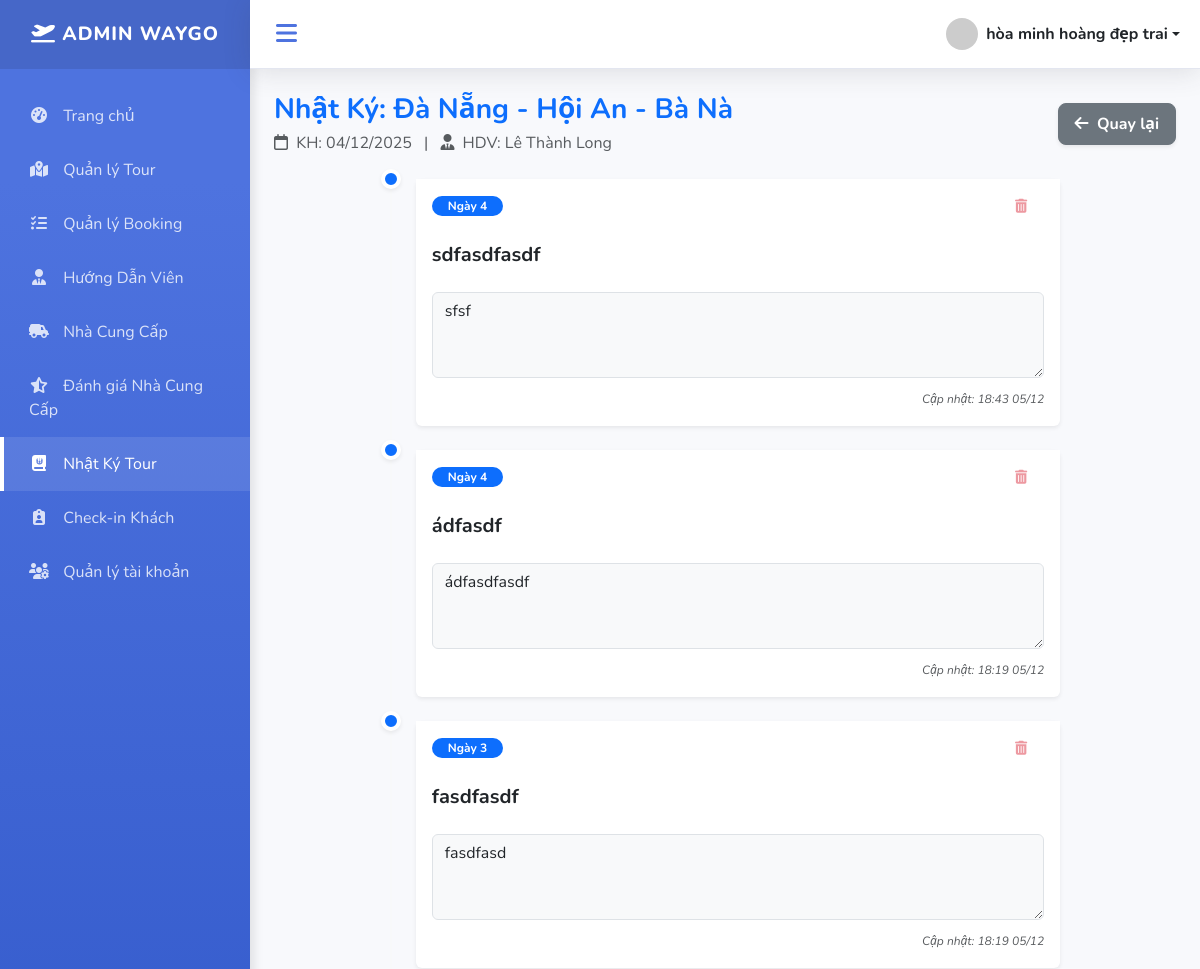
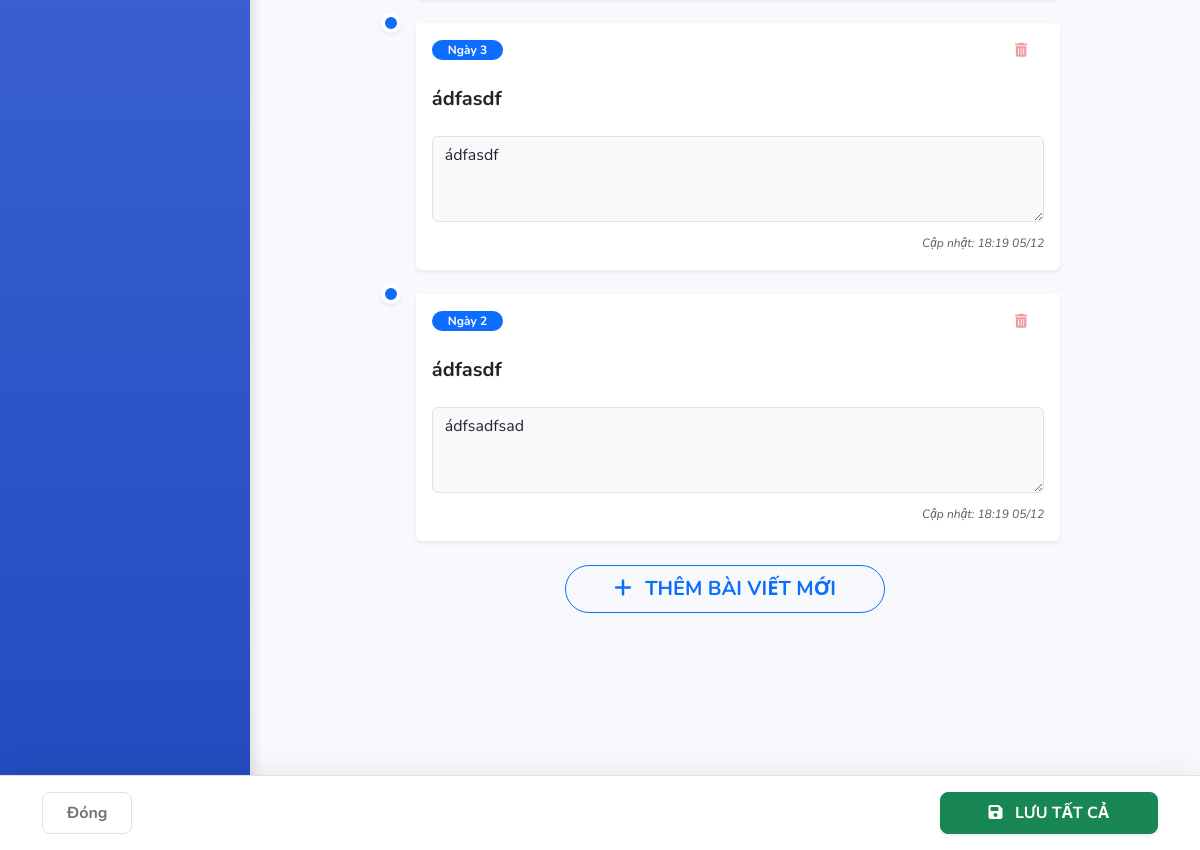
The page /index.php?action=diary_manage&booking_id=14 (signed in) on the database its author committed (2 pictures, top to bottom).
### tables this page shows
CREATE TABLE `bookings` (
  `id` int NOT NULL,
  `tour_id` int NOT NULL,
  `hdv_id` int DEFAULT NULL,
  `customer_name` varchar(255) DEFAULT NULL,
  `customer_phone` varchar(20) DEFAULT NULL,
  `phuong_tien` varchar(100) DEFAULT NULL,
  `ngay_khoi_hanh` date DEFAULT NULL,
  `so_luong` int DEFAULT NULL,
  `tong_tien` decimal(12,2) DEFAULT NULL,
  `status` enum('Chờ xử lý','Đã cọc','Hoàn tất','Hủy') DEFAULT 'Chờ xử lý',
  `created_at` timestamp NULL DEFAULT CURRENT_TIMESTAMP,
  `created_by` int DEFAULT NULL,
  `approved_by` int DEFAULT NULL,
  `approved_at` datetime DEFAULT NULL,
  `hotel_supplier_id` int DEFAULT NULL,
  `restaurant_supplier_id` int DEFAULT NULL,
  `chi_phi_phat_sinh` decimal(12,2) DEFAULT '0.00',
  `ly_do_phat_sinh` text,
  `tien_da_coc` decimal(12,2) DEFAULT '0.00'
);

CREATE TABLE `tours` (
  `id` int NOT NULL,
  `ten_tour` varchar(255) NOT NULL,
  `loai_tour` enum('Trong nước','Quốc tế','Theo yêu cầu') NOT NULL,
  `dia_diem` varchar(255) NOT NULL,
  `thoi_gian` varchar(100) DEFAULT NULL,
  `gia_tour` decimal(12,2) DEFAULT NULL,
  `mo_ta` text,
  `ngay_khoi_hanh` date DEFAULT NULL,
  `phuong_tien` varchar(100) DEFAULT NULL,
  `so_nguoi_toi_da` int DEFAULT NULL,
  `status` enum('Hoạt động','Đang tạm dừng','Hủy') DEFAULT 'Hoạt động'
);

CREATE TABLE `huong_dan_viens` (
  `id` int NOT NULL,
  `ho_ten` varchar(255) NOT NULL,
  `avatar` varchar(255) DEFAULT NULL,
  `ngay_sinh` date DEFAULT NULL,
  `so_dien_thoai` varchar(20) DEFAULT NULL,
  `email` varchar(100) DEFAULT NULL,
  `chung_chi` varchar(255) DEFAULT NULL,
  `ngon_ngu` varchar(100) DEFAULT NULL,
  `kinh_nghiem_nam` int DEFAULT NULL,
  `loai_hdv` enum('Nội địa','Quốc tế') DEFAULT NULL,
  `suc_khoe` varchar(50) DEFAULT NULL,
  `danh_gia` varchar(255) DEFAULT NULL
);

CREATE TABLE `tour_diaries` (
  `id` int NOT NULL,
  `booking_id` int NOT NULL,
  `ngay_thu` int NOT NULL COMMENT 'Ngày thứ mấy trong tour',
  `tieu_de` varchar(255) NOT NULL COMMENT 'Tiêu đề nhật ký',
  `noi_dung` text NOT NULL COMMENT 'Nội dung chi tiết',
  `created_at` timestamp NULL DEFAULT CURRENT_TIMESTAMP,
  `updated_at` timestamp NULL DEFAULT CURRENT_TIMESTAMP ON UPDATE CURRENT_TIMESTAMP
);

### controllers/TourDiaryController.php (called while the page is built, shortened)
<?php
class TourDiaryController {
    private $model;
    public function __construct() {
        $this->model = new TourDiaryModel();
    }
    public function manageDiary() {
        $booking_id = $_REQUEST['booking_id'] ?? 0;
        $data = $this->model->getBookingWithDiaries($booking_id);
        include PATH_VIEW . 'admin/tour_diaries/form.php';
    }
}

### index.php (called while the page is built, shortened)
<?php
spl_autoload_register(function ($class) {
    $fileName = "$class.php";
    $fileModel              = PATH_MODEL . $fileName;
});
require_once './routes/index.php';

### models/BaseModel.php (called while the page is built, shortened)
<?php
class BaseModel
{
    public function __construct()
    {
        $dsn = sprintf('mysql:host=%s;port=%s;dbname=%s;charset=utf8', DB_HOST, DB_PORT, DB_NAME);
        try {
            $this->pdo = new PDO($dsn, DB_USERNAME, DB_PASSWORD, DB_OPTIONS);
        } catch (PDOException $e) {
            die("Kết nối cơ sở dữ liệu thất bại: {$e->getMessage()}. Vui lòng thử lại sau.");
        }
    }
}

### models/TourDiaryModel.php (called while the page is built, shortened)
<?php
require_once "BaseModel.php";
class TourDiaryModel extends BaseModel {
    public function getBookingWithDiaries($booking_id) {
        $sqlTour = "SELECT b.*, t.ten_tour, t.thoi_gian, h.ho_ten as hdv_name
                    FROM bookings b
                    JOIN tours t ON b.tour_id = t.id
                    LEFT JOIN huong_dan_viens h ON b.hdv_id = h.id
                    WHERE b.id = ?";
        $stmt = $this->pdo->prepare($sqlTour);
        $stmt->execute([$booking_id]);
        $booking = $stmt->fetch(PDO::FETCH_ASSOC);
        if ($booking) {
            $sqlDiaries = "SELECT * FROM tour_diaries WHERE booking_id = ? ORDER BY ngay_thu DESC, created_at DESC";
            $stmtD = $this->pdo->prepare($sqlDiaries);
            $stmtD->execute([$booking_id]);
            $booking['diaries'] = $stmtD->fetchAll(PDO::FETCH_ASSOC);
            $stmtCount = $this->pdo->prepare("SELECT COUNT(*) FROM tour_schedule_days WHERE tour_id = ?");
            $stmtCount->execute([$booking['tour_id']]);
            $booking['max_days'] = $stmtCount->fetchColumn();
        }
        return $booking;
    }
}

### views/admin/tour_diaries/form.php (the view, shortened to what this page needs)
<?php include PATH_VIEW . 'layouts/header.php';
?>
<div class="d-flex justify-content-between align-items-center mb-4">
    <div>
        <h3 class="fw-bold text-primary mb-1">Nhật Ký: <?= htmlspecialchars($data['ten_tour']) ?></h3>
        <p class="text-muted mb-0">
            <i class="fa-regular fa-calendar me-1"></i> KH: <?= date('d/m/Y', strtotime($data['ngay_khoi_hanh'])) ?>
            <span class="mx-2">|</span>
            <i class="fa-solid fa-user-tie me-1"></i> HDV: <?= $data['hdv_name'] ?: 'Chưa có' ?>
        </p>
    </div>
    <a href="index.php?action=diary_list" class="btn btn-secondary shadow-sm fw-bold"><i class="fa-solid fa-arrow-left me-1"></i> Quay lại</a>
</div>
<form method="POST" id="diaryForm" class="pb-5">
    <div class="row justify-content-center">
        <div class="col-lg-9">
            <div id="diary-container" class="position-relative ps-4 border-start border-2 border-light">
                <?php if(!empty($data['diaries'])): ?>
                    <?php foreach($data['diaries'] as $d): ?>
                        <div class="card mb-4 diary-item shadow-sm border-0 position-relative" data-id="<?= $d['id'] ?>">
                            <div class="position-absolute top-0 start-0 translate-middle rounded-circle bg-primary border border-4 border-white shadow-sm" style="width: 20px; height: 20px; left: -25px !important;"></div>
                            <div class="card-header bg-white py-2 d-flex justify-content-between align-items-center border-bottom-0">
                                <span class="badge bg-primary rounded-pill px-3">Ngày <?= $d['ngay_thu'] ?></span>
                                <button type="button" class="btn btn-sm text-danger opacity-50 hover-opacity-100" onclick="deleteDiary(this, <?= $d['id'] ?>)" title="Xóa bài này"><i class="fa-solid fa-trash-can"></i></button>
                            </div>
                            <div class="card-body pt-0">
                                <div class="row g-2">
                                    <div class="col-12 mb-2">
                                        <input type="text" name="diaries[<?= $d['id'] ?>][tieu_de]" class="form-control fw-bold border-0 px-0 fs-5 text-dark" value="<?= htmlspecialchars($d['tieu_de']) ?>" placeholder="Tiêu đề..." style="box-shadow: none;">
                                    </div>
                                    <div class="col-12">
                                        <textarea name="diaries[<?= $d['id'] ?>][noi_dung]" class="form-control bg-light" rows="3" placeholder="Nội dung..."><?= htmlspecialchars($d['noi_dung']) ?></textarea>
                                    </div>
                                </div>
                                <div class="text-end mt-2">
                                    <small class="text-muted fst-italic" style="font-size: 0.75rem;">Cập nhật: <?= date('H:i d/m', strtotime($d['created_at'])) ?></small>
                                </div>
                            </div>
                        </div>
                    <?php endforeach; ?>
                <?php endif; ?>
            </div>
            <div class="text-center mt-4 mb-5">
                <button type="button" class="btn btn-outline-primary btn-lg border-dashed rounded-pill px-5 fw-bold" onclick="addDiary()">
                    <i class="fa-solid fa-plus me-2"></i> THÊM BÀI VIẾT MỚI
                </button>
            </div>
        </div>
    </div>
    <div class="fixed-bottom bg-white border-top py-3 shadow-lg" style="z-index: 1020;">
        <div class="container d-flex justify-content-between align-items-center">
            <a href="index.php?action=diary_list" class="btn btn-white border fw-bold text-secondary px-4">Đóng</a>
            <button type="submit" class="btn btn-success fw-bold text-white px-5 py-2 shadow-sm text-uppercase">
                <i class="fa-solid fa-floppy-disk me-2"></i> Lưu Tất Cả
            </button>
        </div>
    </div>
    <div style="height: 60px;"></div>
</form>
<?php include PATH_VIEW . 'layouts/footer.php'; ?>

### assets/css/dashboard.css (style rules this page uses)
:root { --primary-color: #4e73df; --secondary-color: #858796; --success-color: #1cc88a; --info-color: #36b9cc; --warning-color: #f6c23e; --danger-color: #e74a3b; --dark-bg: #222e3c; --light-bg: #f8f9fc; --sidebar-width: 250px; --sidebar-collapsed-width: 70px; --transition-speed: 0.3s; }
body { background-color: var(--light-bg); font-family: 'Nunito', 'Segoe UI', sans-serif; overflow-x: hidden; }
.btn { border-radius: 8px; padding: 8px 16px; font-weight: 600; transition: all 0.3s; }

### rows shown on the page
bookings: tour.ten_tour "Đà Nẵng - Hội An - Bà Nà", tour+ngay_khoi_hanh "04/12/2025", hdv.ho_ten "Lê Thành Long"
tour_diaries: ngay_thu "4", tieu_de "sdfasdfasdf", id+noi_dung "sfsf", created_at "18:43 05/12"
tour_diaries: ngay_thu "4", tieu_de "ádfasdf", id+noi_dung "ádfasdfasdf", created_at "18:19 05/12"
tour_diaries: ngay_thu "3", tieu_de "fasdfasdf", id+noi_dung "fasdfasd", created_at "18:19 05/12"
tour_diaries: ngay_thu "3", tieu_de "ádfasdf", id+noi_dung "ádfasdf", created_at "18:19 05/12"
tour_diaries: ngay_thu "2", tieu_de "ádfasdf", id+noi_dung "ádfsadfsad", created_at "18:19 05/12"

### other values the page prints
$_SESSION['user_name'] "hòa minh hoàng đẹp trai"
